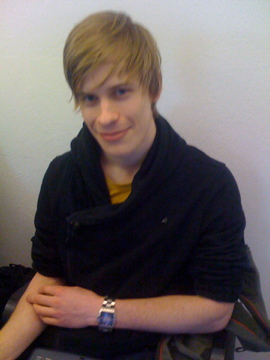
%> input picture TestImages/IMG_0177.jpg, 270 x 360 px
$ octave --eval "result = LoadImage('TestImages/IMG_0177.jpg');"   (GNU Octave 9; MATLAB toolbox functions it lacks are replaced by stand-ins)
%> lines starting %> are read from the running program, lines starting %| are printed output that depends on the picture
function [im, ii_im] = LoadImage(im_fname)
%> called with im_fname = 'TestImages/IMG_0177.jpg'
%LOADIMAGES Takes a filename of an image as input and returns two arrays.
%   The first array corresponds to a normalized version of the pixel data
%   of the image and the second to its integral image.

im = double(imread(im_fname));

% Normalize pixel data to introduce invariance in illumination effects
mu = mean(im(:));
%> mu = 100
sigma = std(im(:)) + 1e-10; % Add small value to avoid zero division
%> sigma = 75.5
im(:) = (im(:) - mu) / sigma;

% Compute the integral image
ii_im = cumsum(cumsum(im, 1), 2);
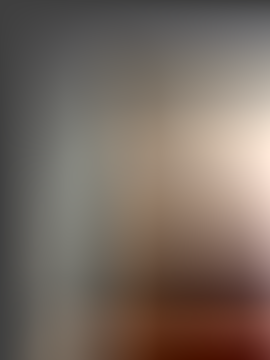
%> ii_im: size 360x270x3 double; mean R, G, B 11248.4, 8607.7, 6699.1; drawn with min black and max white

end

$ run again, on TestImages/IMG_0178.jpg
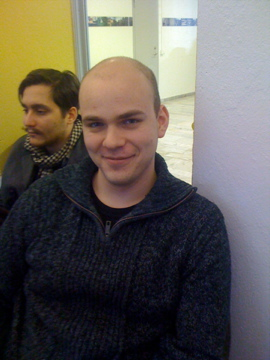
%> input picture TestImages/IMG_0178.jpg, 270 x 360 px
%> mu = 93.98
%> sigma = 76.17
%> in LoadImage, `ii_im = cumsum(cumsum(im, 1), 2);`:
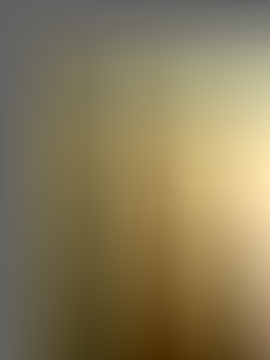
%> ii_im: size 360x270x3 double; mean R, G, B 10728.5, 7105.8, -2705; drawn with min black and max white

$ run again, on TestImages/IMG_0179.jpg
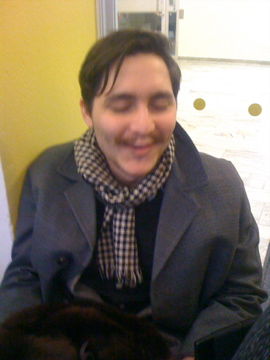
%> input picture TestImages/IMG_0179.jpg, 270 x 360 px
%> mu = 109.3
%> sigma = 84.16
%> in LoadImage, `ii_im = cumsum(cumsum(im, 1), 2);`:
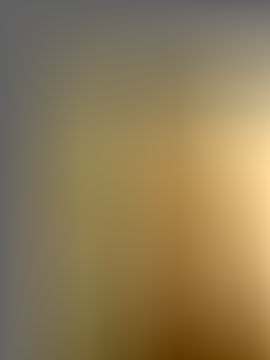
%> ii_im: size 360x270x3 double; mean R, G, B 13387.4, 7558, -3571.1; drawn with min black and max white

$ run again, on TestImages/IMG_0180.jpg
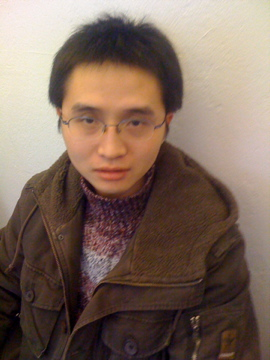
%> input picture TestImages/IMG_0180.jpg, 270 x 360 px
%> mu = 109.4
%> sigma = 74.04
%> in LoadImage, `ii_im = cumsum(cumsum(im, 1), 2);`:
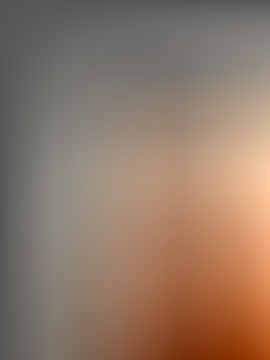
%> ii_im: size 360x270x3 double; mean R, G, B 16403.1, 9785.7, 4987.1; drawn with min black and max white
